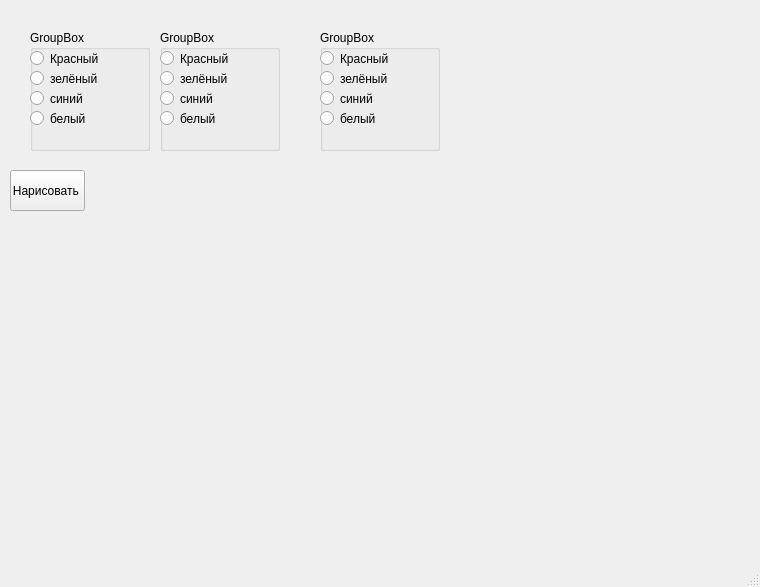
<?xml version="1.0" encoding="UTF-8"?>
<ui version="4.0">
 <class>MainWindow</class>
 <widget class="QMainWindow" name="MainWindow">
  <property name="geometry">
   <rect>
    <x>0</x>
    <y>0</y>
    <width>760</width>
    <height>587</height>
   </rect>
  </property>
  <property name="sizePolicy">
   <sizepolicy hsizetype="Maximum" vsizetype="Maximum">
    <horstretch>0</horstretch>
    <verstretch>0</verstretch>
   </sizepolicy>
  </property>
  <property name="minimumSize">
   <size>
    <width>760</width>
    <height>587</height>
   </size>
  </property>
  <property name="maximumSize">
   <size>
    <width>760</width>
    <height>587</height>
   </size>
  </property>
  <property name="windowTitle">
   <string>MainWindow</string>
  </property>
  <widget class="QWidget" name="centralwidget">
   <widget class="QGroupBox" name="groupBox">
    <property name="geometry">
     <rect>
      <x>30</x>
      <y>30</y>
      <width>120</width>
      <height>121</height>
     </rect>
    </property>
    <property name="title">
     <string>GroupBox</string>
    </property>
    <widget class="QRadioButton" name="r1_red">
     <property name="geometry">
      <rect>
       <x>0</x>
       <y>20</y>
       <width>82</width>
       <height>17</height>
      </rect>
     </property>
     <property name="text">
      <string>Красный</string>
     </property>
    </widget>
    <widget class="QRadioButton" name="r1_green">
     <property name="geometry">
      <rect>
       <x>0</x>
       <y>40</y>
       <width>82</width>
       <height>17</height>
      </rect>
     </property>
     <property name="text">
      <string>зелёный</string>
     </property>
    </widget>
    <widget class="QRadioButton" name="r1_blue">
     <property name="geometry">
      <rect>
       <x>0</x>
       <y>60</y>
       <width>82</width>
       <height>17</height>
      </rect>
     </property>
     <property name="text">
      <string>синий</string>
     </property>
    </widget>
    <widget class="QRadioButton" name="r1_white">
     <property name="geometry">
      <rect>
       <x>0</x>
       <y>80</y>
       <width>82</width>
       <height>17</height>
      </rect>
     </property>
     <property name="text">
      <string>белый</string>
     </property>
    </widget>
   </widget>
   <widget class="QPushButton" name="btnDraw">
    <property name="geometry">
     <rect>
      <x>10</x>
      <y>170</y>
      <width>75</width>
      <height>41</height>
     </rect>
    </property>
    <property name="text">
     <string>Нарисовать </string>
    </property>
   </widget>
   <widget class="QGroupBox" name="groupBox_3">
    <property name="geometry">
     <rect>
      <x>320</x>
      <y>30</y>
      <width>120</width>
      <height>121</height>
     </rect>
    </property>
    <property name="title">
     <string>GroupBox</string>
    </property>
    <widget class="QRadioButton" name="r3_red">
     <property name="geometry">
      <rect>
       <x>0</x>
       <y>20</y>
       <width>82</width>
       <height>17</height>
      </rect>
     </property>
     <property name="text">
      <string>Красный</string>
     </property>
    </widget>
    <widget class="QRadioButton" name="r3_green">
     <property name="geometry">
      <rect>
       <x>0</x>
       <y>40</y>
       <width>82</width>
       <height>17</height>
      </rect>
     </property>
     <property name="text">
      <string>зелёный</string>
     </property>
    </widget>
    <widget class="QRadioButton" name="r3_blue">
     <property name="geometry">
      <rect>
       <x>0</x>
       <y>60</y>
       <width>82</width>
       <height>17</height>
      </rect>
     </property>
     <property name="text">
      <string>синий</string>
     </property>
    </widget>
    <widget class="QRadioButton" name="r3_white">
     <property name="geometry">
      <rect>
       <x>0</x>
       <y>80</y>
       <width>82</width>
       <height>17</height>
      </rect>
     </property>
     <property name="text">
      <string>белый</string>
     </property>
    </widget>
   </widget>
   <widget class="QGroupBox" name="groupBox_5">
    <property name="geometry">
     <rect>
      <x>160</x>
      <y>30</y>
      <width>120</width>
      <height>121</height>
     </rect>
    </property>
    <property name="title">
     <string>GroupBox</string>
    </property>
    <widget class="QRadioButton" name="r2_red">
     <property name="geometry">
      <rect>
       <x>0</x>
       <y>20</y>
       <width>82</width>
       <height>17</height>
      </rect>
     </property>
     <property name="text">
      <string>Красный</string>
     </property>
    </widget>
    <widget class="QRadioButton" name="r2_green">
     <property name="geometry">
      <rect>
       <x>0</x>
       <y>40</y>
       <width>82</width>
       <height>17</height>
      </rect>
     </property>
     <property name="text">
      <string>зелёный</string>
     </property>
    </widget>
    <widget class="QRadioButton" name="r2_blue">
     <property name="geometry">
      <rect>
       <x>0</x>
       <y>60</y>
       <width>82</width>
       <height>17</height>
      </rect>
     </property>
     <property name="text">
      <string>синий</string>
     </property>
    </widget>
    <widget class="QRadioButton" name="r2_white">
     <property name="geometry">
      <rect>
       <x>0</x>
       <y>80</y>
       <width>82</width>
       <height>17</height>
      </rect>
     </property>
     <property name="text">
      <string>белый</string>
     </property>
    </widget>
   </widget>
  </widget>
  <widget class="QMenuBar" name="menubar">
   <property name="geometry">
    <rect>
     <x>0</x>
     <y>0</y>
     <width>760</width>
     <height>21</height>
    </rect>
   </property>
  </widget>
  <widget class="QStatusBar" name="statusbar"/>
 </widget>
 <resources/>
 <connections/>
</ui>
